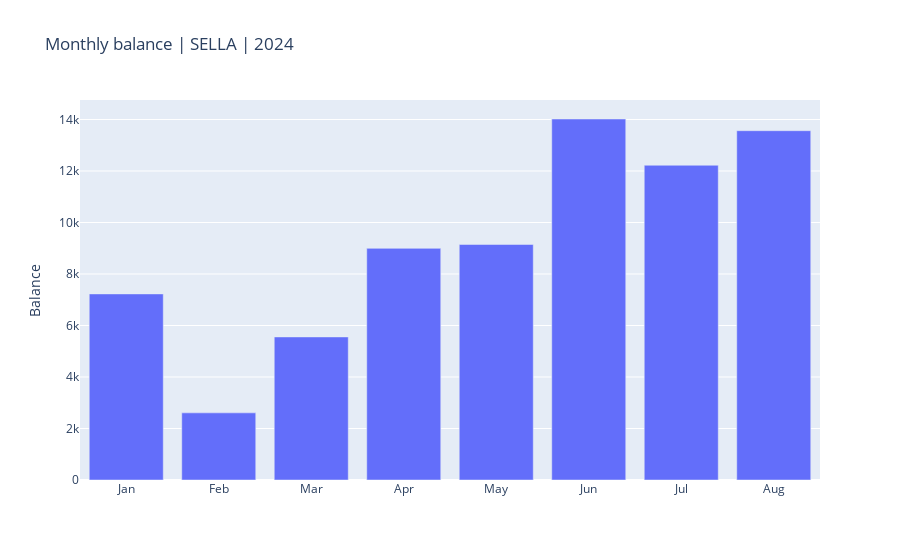

Notebook cell for this chart:
### Code cell
MONTHS = ['Jan', 'Feb', 'Mar', 'Apr', 'May', 'Jun', 'Jul', 'Aug', 'Sep', 'Oct', 'Nov', 'Dec']

def monthly_balance_plot(df, account_name='sella', year=2024):
    data = get_account_monthly_balance(df, account_name)

    if not df.empty and year:

        balance_df = data[data.year == int(year)]
        # print(balance_df)

        title = f'Monthly balance | {account_name.upper()} | {year}'

        fig = px.bar(
            data_frame=balance_df,
            x='month',
            y='balance',
            title=title
        )

        fig.update_xaxes(title=None, labelalias=dict(zip([1,2,3,4,5,6,7,8,9,10,11,12], MONTHS)))
        fig.update_yaxes(title='Balance')

        # fig.show()
        return fig
    
monthly_balance_plot(df,'sella').show()

### Figure 1 — Plotly figure (JSON) as saved in the notebook; plotly's stock layout.template omitted (floating-point values rounded to 4 significant figures)
{"data": [{"alignmentgroup": "True", "hovertemplate": "month=%{x}<br>balance=%{y}<extra></extra>", "legendgroup": "", "marker": {"color": "#636efa", "pattern": {"shape": ""}}, "name": "", "offsetgroup": "", "orientation": "v", "showlegend": false, "textposition": "auto", "type": "bar", "x": [1, 2, 3, 4, 5, 6, 7, 8], "xaxis": "x", "y": [7227.0, 2608.0, 5556.0, 8996.0, 9146.0, 14020.0, 12220.0, 13570.0], "yaxis": "y"}], "layout": {"barmode": "relative", "legend": {"tracegroupgap": 0}, "title": {"text": "Monthly balance | SELLA | 2024"}, "xaxis": {"anchor": "y", "domain": [0, 1], "labelalias": {"1": "Jan", "2": "Feb", "3": "Mar", "4": "Apr", "5": "May", "6": "Jun", "7": "Jul", "8": "Aug", "9": "Sep", "10": "Oct", "11": "Nov", "12": "Dec"}, "title": {}}, "yaxis": {"anchor": "x", "domain": [0, 1], "title": {"text": "Balance"}}}}
